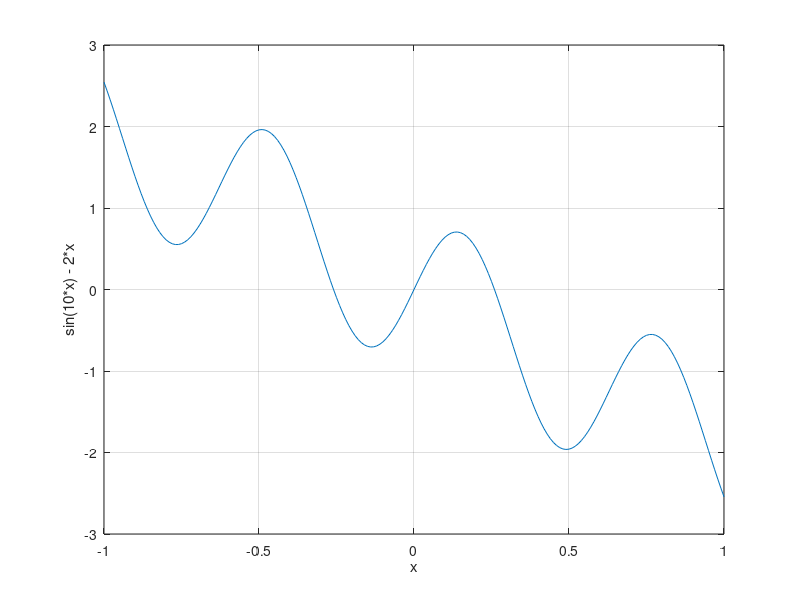

Reproduce this figure in MATLAB. (Note: this script raises an error after producing the figure.)
clearvars
close all
clc


x = -1:0.01:1;
f_x = sin(10*x) - 2*x;
tol = 1e-5;
figure,plot(x,f_x);
xlabel('x');
ylabel('sin(10*x) - 2*x');
grid;
fnc_handle = @A03_2;

[bi_start,bi_end,liter] = my_Bisection(-0.4,-0.1,tol,fnc_handle);

fprintf('Bisection start: %f\t',bi_start);
fprintf('Bisection end: %f\t',bi_end);
fprintf('iteration: %d\n',liter);

[bi_start,bi_end,liter] = my_Bisection(-0.1,0.1,tol,fnc_handle);
fprintf('Bisection start: %f\t',bi_start);
fprintf('Bisection end: %f\t',bi_end);
fprintf('iteration: %d\n',liter);

[bi_start,bi_end,liter] = my_Bisection(0.1,0.4,tol,fnc_handle);
fprintf('Bisection start: %f\t',bi_start);
fprintf('Bisection end: %f\t',bi_end);
fprintf('iteration: %d\n',liter);


fnc_handle_gx = @A03_2_gx;
fnc_handle_gx2 = @A03_02_gx2;
[bi_x,liter] = my_Fixed(-0.4,1,tol,fnc_handle_gx);
fprintf('FixedPoint: %f\titeration: %d\n',bi_x,liter);

[bi_x,liter] = my_Fixed(-0.1,1,tol,fnc_handle_gx2);
fprintf('FixedPoint: %f\titeration: %d\n',bi_x,liter);

[bi_x,liter ]= my_Fixed(0.4,1,tol,fnc_handle_gx);
fprintf('FixedPoint: %f\titeration: %d\n',bi_x,liter);

fnc_handle_dx = @A03_2_dx;
[newton_x,liter] = my_Newton(-0.4,1,tol,fnc_handle,fnc_handle_dx);
fprintf('Newton''s method: %f\titeration: %d\n',newton_x,liter);
[newton_x,liter] = my_Newton(-0.1,1,tol,fnc_handle,fnc_handle_dx);
fprintf('Newton''s method: %f\titeration: %d\n',newton_x,liter);
[newton_x,liter] = my_Newton(0.4,1,tol,fnc_handle,fnc_handle_dx);
fprintf('Newton''s method: %f\titeration: %d\n',newton_x,liter);

[secant_x,liter] = my_Secant(-0.4,-0.3,1,tol,fnc_handle);
fprintf('Secant method: %f\titeration: %d\n',secant_x,liter);
[secant_x,liter] = my_Secant(-0.15,-0.1,1,tol,fnc_handle);
fprintf('Secant method: %f\titeration: %d\n',secant_x,liter);
[secant_x,liter] = my_Secant(0.4,0.3,1,tol,fnc_handle);
fprintf('Secant method: %f\titeration: %d\n',secant_x,liter);